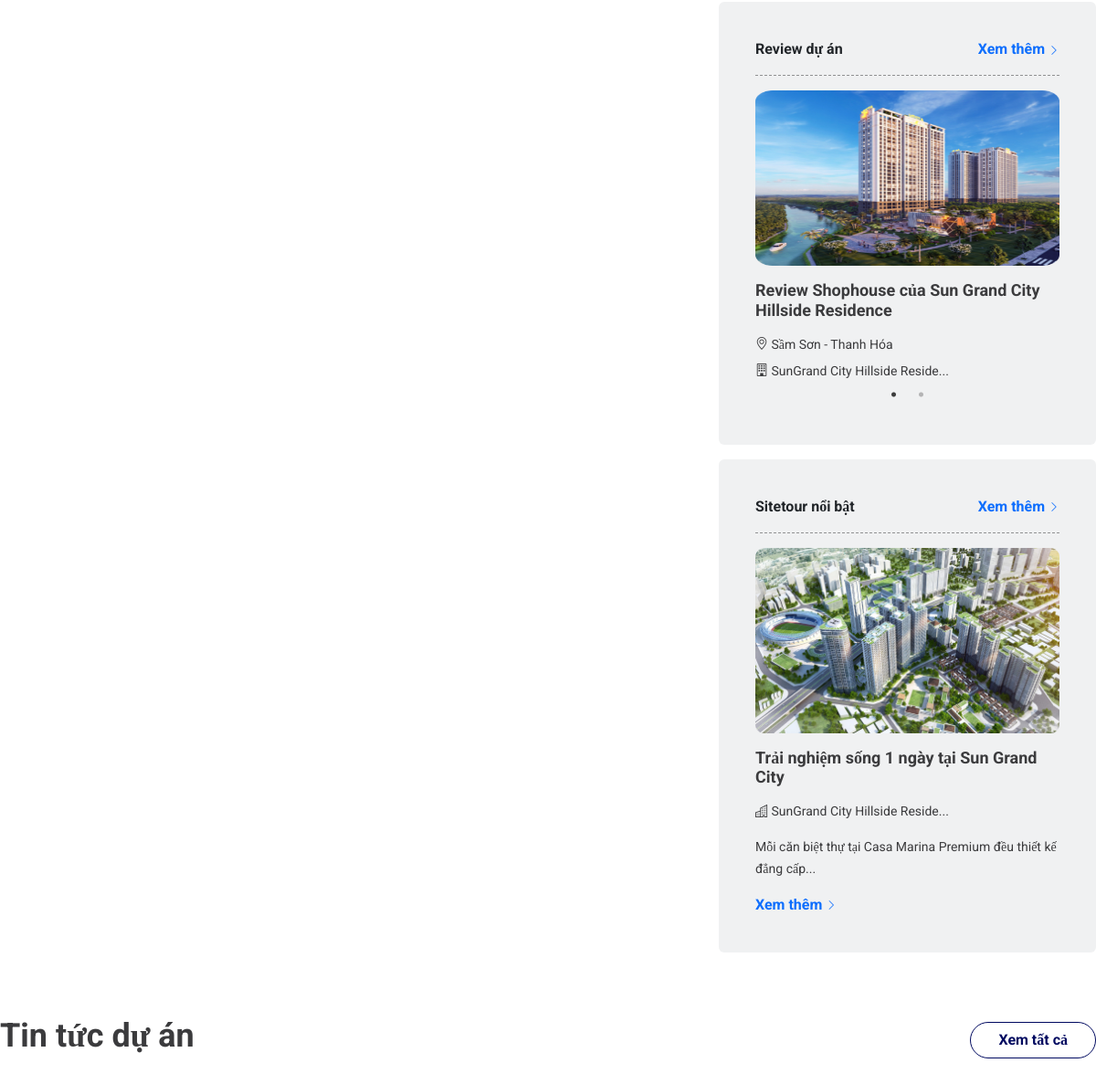
The page /danh-sach-du-an (middle part) on the database as committed earlier.
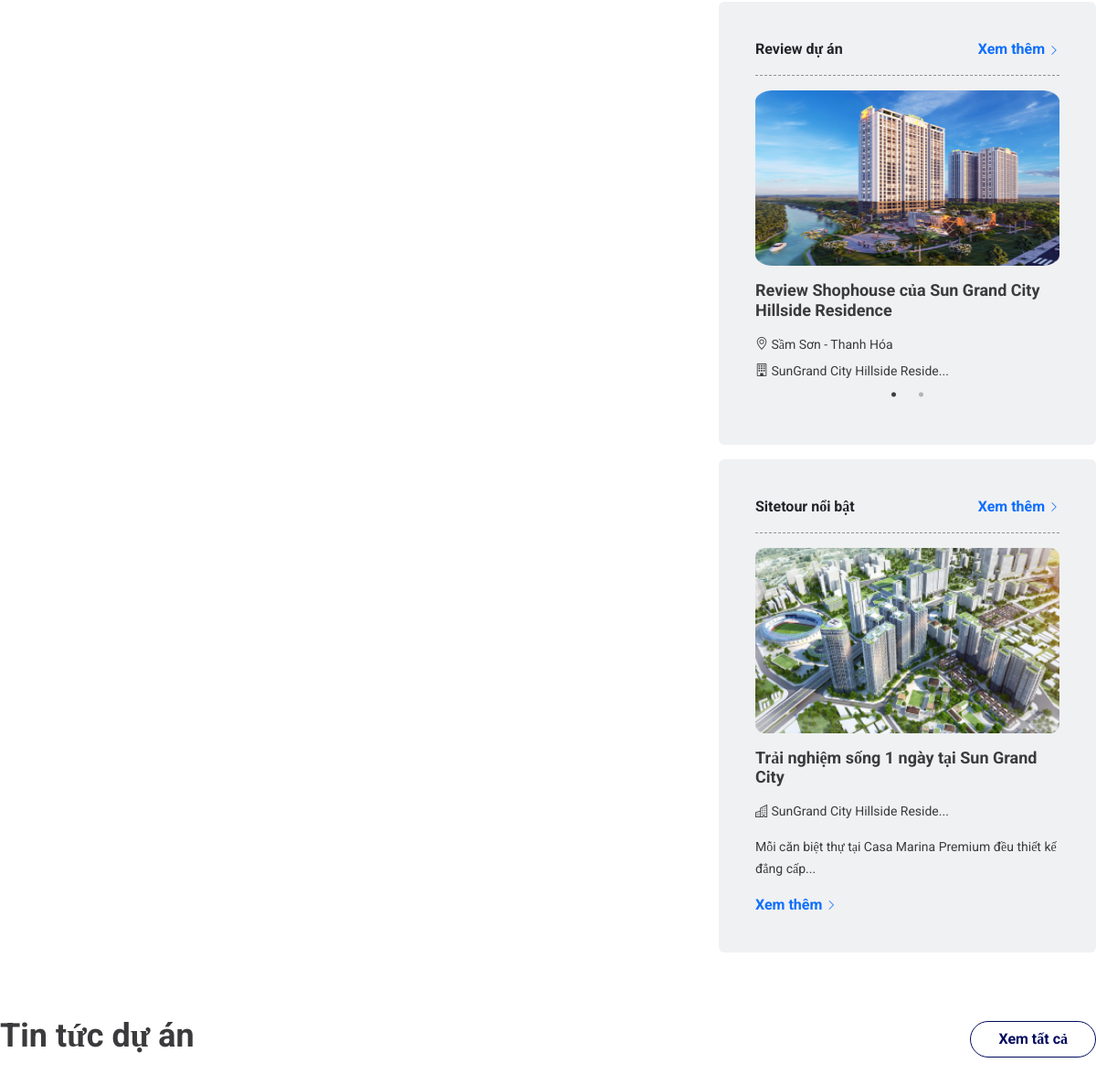
The same page on the database as committed later.
### ui/models.py (models this page shows, shortened)
class Sitetour(models.Model):
	CHOICE_SITETOUR = {
	"0": "Nổi bật"
	}
	image = models.FileField(upload_to="static/images", unique=True)
	title = models.CharField(max_length=255)
	short_content = models.CharField(max_length=255)
	content = models.TextField()
	price = models.CharField(max_length=100)
	status = models.BooleanField()
	category_sitetour = models.CharField(
		max_length=1,
		choices=CHOICE_SITETOUR,
		null=True,
		blank=True
		)

### ui/views.py (the view)
# urls.py: path("danh-sach-du-an", ListProjectPage.as_view(), name="list-projects"),
class ListProjectPage(TemplateView):
	template_name = "projects/list-projects.html"
	def get_context_data(self, **kwargs):
		context = super().get_context_data(**kwargs)
		projects = Project.objects.prefetch_related(Prefetch("project_results", queryset=InfoProject.objects.all())).filter(status=True, project_sell="0")
		context['project_main'] = Project.objects.prefetch_related(
			Prefetch(
				'project_results',
				queryset=(
					InfoProject.objects.all()
					)
				)
		).filter(status=True, project_sell="2").order_by("-id")
		context['count_projects'] = Project.objects.filter(status=True, project_sell="0").count()
		paginator = Paginator(projects, 8)
		page = self.request.GET.get('page', 1)
		projects = paginator.page(page)
		context['reviews'] = Review.objects.prefetch_related(
			Prefetch('review_results', queryset=InfoReview.objects.all())
			).filter(status=True)
		context['sitetours'] = Sitetour.objects.prefetch_related(Prefetch('sitetour_results', queryset=InfoSitetour.objects.all())).filter(status=True).first()
		context['projects'] = projects
		if self.request.user.is_authenticated:
			context['last_name'] = self.request.user.last_name
		return context

### ui/models.py (called while the page is built)
	def __str__(self):
		return str(self.name)

### ui/templates/projects/list-projects.html (shortened to what the changed rows need)
{% extends 'layout.html' %}
{% load static %}
{% block static %}
<link rel="stylesheet" type="text/css" href="{% static 'css/list-projects.css' %}">
<link rel="stylesheet" href="https://cdnjs.cloudflare.com/ajax/libs/slick-carousel/1.9.0/slick.css" />
<link rel="stylesheet" href="https://cdnjs.cloudflare.com/ajax/libs/slick-carousel/1.9.0/slick-theme.css" />
{% endblock %}
{% block content %}
<div class="container-content">
    <div class="d-flex nationwide gap-4 align-items-baseline">
        <div>
            {% if sitetours %}
            <div class="nationwide-projects-outstanding rounded">
                <div class="d-flex justify-content-between container-review pb-3 mb-3">
                    <b>Sitetour nổi bật</b>
                    <a href="{% url 'sitetour' %}"><b>Xem thêm <i class="bi bi-chevron-right" style="font-size: 12px;"></i></b></a>
                </div>
                <div>
                    <img src="{{ sitetours.image }}" class="w-100 mb-3">
                    <h3 class="text-main mb-3">{{ sitetours.title }}</h3>
                    <div class="info-review text-main mb-3">
                        <i class="bi bi-buildings"></i>
                        SunGrand City Hillside Reside...
                    </div>
                    <p class="text-main short-content">
                        {{ sitetours.short_content }}
                    </p>
                    <a href=""><b>Xem thêm <i class="bi bi-chevron-right" style="font-size: 12px;"></i></b></a>
                </div>
            </div>
            {% else %}
            <div class="nationwide-projects-outstanding rounded">
                <div class="d-flex justify-content-between container-review pb-3 mb-3">
                    <b>Sitetour nổi bật</b>
                    <a href="{% url 'sitetour' %}"><b>Xem thêm <i class="bi bi-chevron-right" style="font-size: 12px;"></i></b></a>
                </div>
                <div>
                    <img src="{% static 'images/Rectangle 2495.png' %}" class="w-100 mb-3">
                    <h3 class="text-main mb-3">Trải nghiệm sống 1 ngày tại Sun Grand City</h3>
                    <div class="info-review text-main mb-3">
                        <i class="bi bi-buildings"></i>
                        SunGrand City Hillside Reside...
                    </div>
                    <p class="text-main short-content">
                        Mỗi căn biệt thự tại Casa Marina Premium đều thiết kế đẳng cấp...
                    </p>
                    <a href=""><b>Xem thêm <i class="bi bi-chevron-right" style="font-size: 12px;"></i></b></a>
                </div>
            </div>
            {% endif %}
        </div>
    </div>
    <div class="news-projects">
        <div class="d-flex justify-content-between align-items-center mb-4">
            <h1 class="text-main">Tin tức dự án</h1>
        </div>
    </div>
</div>
{% endblock %}

Rows that differ between the two databases and show on the page:
added Sitetour: image (picture), title "Trải nghiệm sống 1 ngày tại Sun Grand City", short_content "Mỗi căn biệt thự tại Casa Marina Premium đều thiết kế đẳng cấp..."
Other text that changed with them:
text no longer shown: "Trải nghiệm sống 1 ngày tại Sun Grand City Mỗi căn biệt thự tại Casa Marina Premium đều thiết kế đẳng cấp..."
